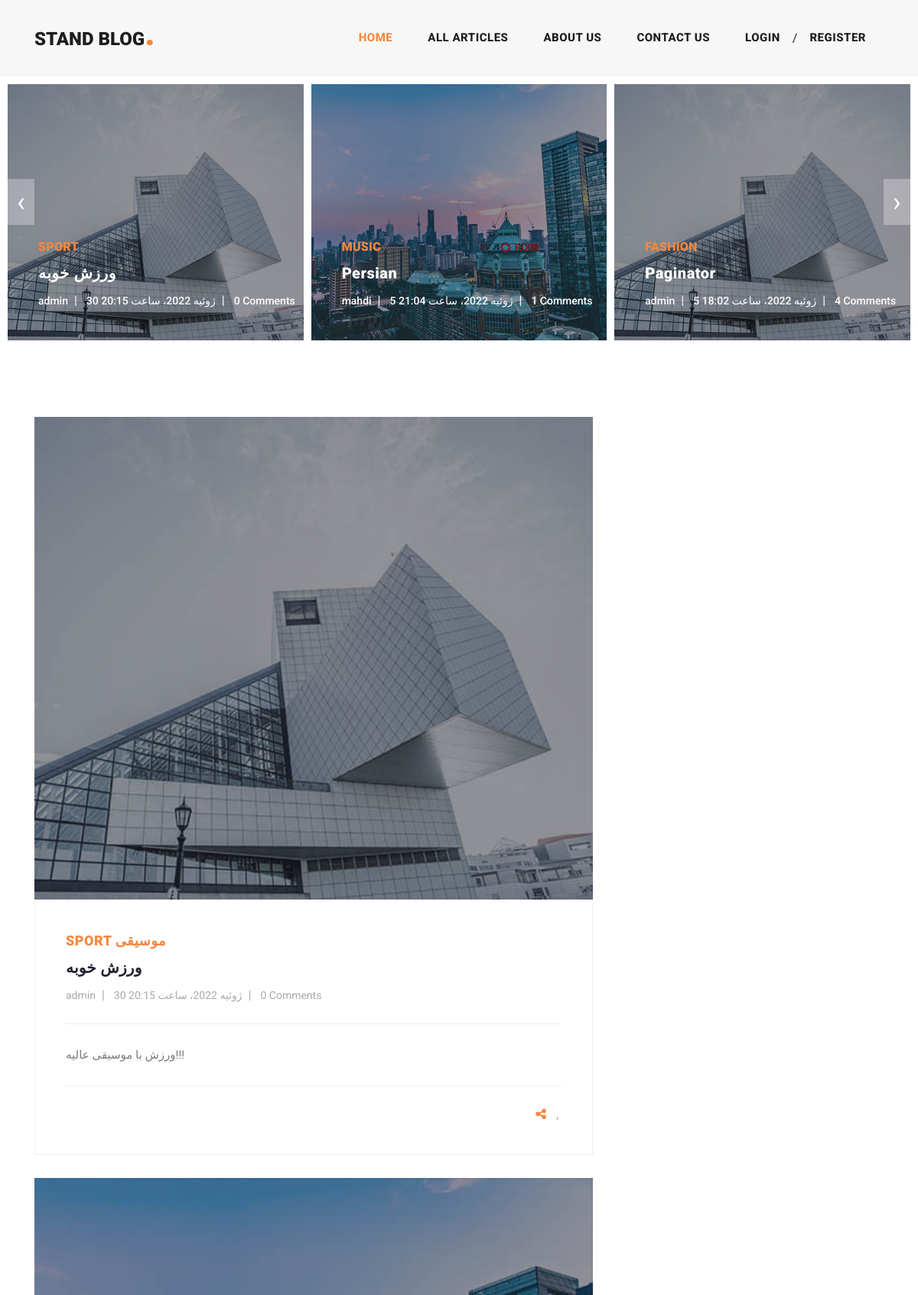
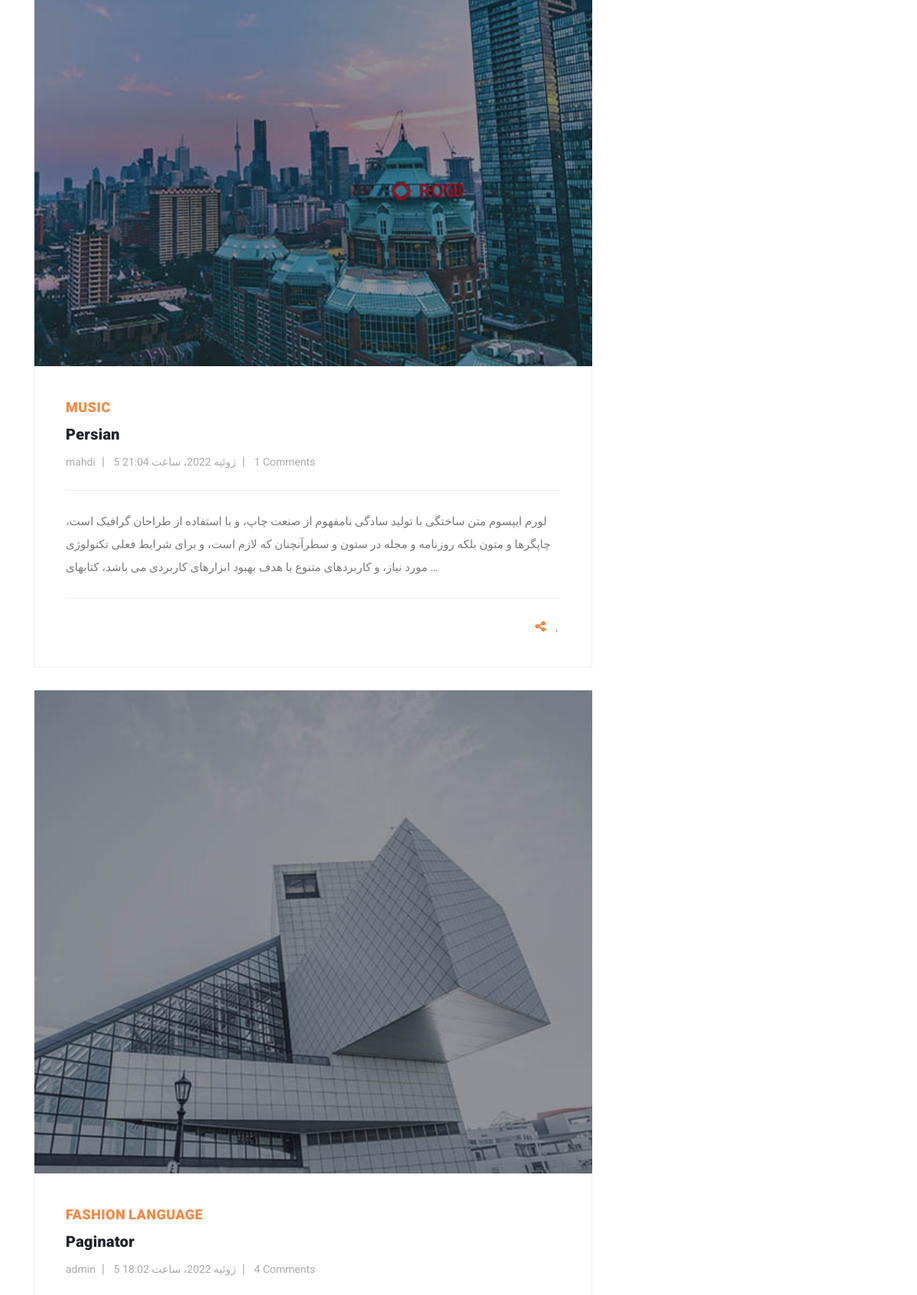
The page / (upper part) on the database its author committed (2 pictures, top to bottom).
### blog_app/models.py (models this page shows, shortened)
class Article(models.Model):
    Author = models.ForeignKey(User, on_delete=models.CASCADE, verbose_name='نویسنده')
    Category = models.ManyToManyField(Category, related_name="articles", verbose_name='دسته بندی')
    Title = models.CharField(max_length=70, unique=True, verbose_name='عنوان')
    Body = models.TextField(verbose_name='متن مقاله')
    Image = models.ImageField(upload_to="image/article", verbose_name='تصویر')
    Created = models.DateTimeField(auto_now_add=True)
    Updated = models.DateTimeField(auto_now=True)
    Release_Status = models.BooleanField(default=False, verbose_name='وضعیت انتشار')
    slug = models.SlugField(blank=True, unique=True, editable=False, allow_unicode=True)
    objects = ArticleManager()
    def get_absolute_url(self):
        return reverse('blog:article_detail',
                       kwargs={'slug': self.slug})
    class Meta:
        ordering = ('-Created',)
        verbose_name = ('مقاله')
        verbose_name_plural = ('مقالات')
    def body_object(self):
        return f"{self.Body[:15]}..."
    body_object.short_description = 'متن مقاله'

class Category(models.Model):
    name = models.CharField(max_length=100, unique=True, verbose_name='عنوان')
    created = models.DateTimeField(auto_now_add=True)
    slug = models.SlugField(blank=True, unique=True, editable=False, allow_unicode=True)
    def get_absolute_url(self):
        return reverse('blog:category_detail',
                       kwargs={'slug': self.slug})
    def __str__(self):
        return f"{self.name}"
    class Meta:
        verbose_name = ('دسته بندی')
        verbose_name_plural = ('دسته بندی ها')

### home_app/views.py (the view)
# urls.py: 2. Add a URL to urlpatterns:  path('', views.home, name='home')
def home(request):
    articles = Article.objects.filter(Release_Status=True)
    return render(request, "home_app/index.html", {'articles': articles})

### account/templatetags/filters.py (called while the page is built)
@register.filter
def counter(value):
    return value.count()

### context_processors/context_processors.py (called while the page is built)
def recent(request):
    footer = Footer.objects.all()
    recent = Article.objects.filter(Release_Status=True).order_by('-Created')[:3]
    return {'recent': recent, 'footer': footer}

def categories(request):
    categories = Category.objects.all()
    return {'categories': categories}

### home_app/templates/home_app/index.html (shortened to what this page needs)
{% extends 'base.html' %}
{% load static %}
{% load filters %}
{% load render_partial %}
{% load social_share %}
{% block content %}
    <div class="main-banner header-text">
        <div class="container-fluid">
            <div class="owl-banner owl-carousel">
                {% for article in articles %}
                    <div class="item">
                        <img src="{{ article.Image.url }}" alt="{{ article.Title }}">
                        <div class="item-content">
                            <div class="main-content">
                                <div class="meta-category">
                                    <span>{{ article.Category.first }}</span>
                                </div>
                                <a href="{{ article.get_absolute_url }}"><h4>{{ article.Title }}</h4></a>
                                <ul class="post-info">
                                    <li><a>{{ article.Author.username }}</a></li>
                                    <li><a>{{ article.Created }}</a></li>
                                    <li><a>{{ article.comments|counter }} Comments</a></li>
                                </ul>
                            </div>
                        </div>
                    </div>
                {% endfor %}
            </div>
        </div>
    </div>
    <section class="blog-posts">
        <div class="container">
            <div class="row">
                <div class="col-lg-8">
                    <div class="all-blog-posts">
                        <div class="row">
                            {% for article in recent %}
                                <div class="col-lg-12">
                                    <div class="blog-post">
                                        <div class="blog-thumb">
                                            <img src="{{ article.Image.url }}" alt="">
                                        </div>
                                        <div class="down-content">
                                            {% for item in article.Category.all %}
                                                <a href="{{ item.get_absolute_url }}"><span>{{ item }}</span></a>
                                            {% endfor %}                                            <a
                                                href="{{ article.get_absolute_url }}"><h4>{{ article.Title }}</h4></a>
                                            <ul class="post-info">
                                                <li><a>{{ article.Author }}</a></li>
                                                <li><a>{{ article.Created }}</a></li>
                                                <li><a>{{ article.comments|counter }} Comments</a></li>
                                            </ul>
                                            <p> {{ article.Body|truncatewords:50 }}</p>
                                            <div class="post-options">
                                                <div class="row">
                                                    <div class="col-6">
                                                    </div>
                                                    <div class="col-6">
                                                        <ul class="post-share">
                                                            <li><i class="fa fa-share-alt"></i></li>
                                                            <li>,</li>
                                                        </ul>
                                                    </div>
                                                </div>
                                            </div>
                                        </div>
                                    </div>
                                </div>
                            {% endfor %}
                        </div>
                    </div>
                </div>
            </div>
        </div>
    </section>
{% endblock %}

### assets/css/templatemo-stand-blog.css (style rules this page uses)
body { font-family: 'Roboto', sans-serif; overflow-x: hidden; text-rendering: optimizeLegibility; -webkit-font-smoothing: antialiased; -moz-osx-font-smoothing: grayscale; }
p { margin-bottom: 0px; font-size: 15px; font-weight: 400; color: #7a7a7a; line-height: 30px; }
a { text-decoration: none !important; }
ul { padding: 0; margin: 0; list-style: none; }
h1, h2, h3, h4, h5, h6 { margin: 0px; }
.main-banner .container-fluid { padding: 0px 10px; margin-bottom: -24px; }
.owl-banner { padding-top: 110px; }
.owl-banner .item { position: relative; }
.owl-banner .item .item-content { position: absolute; bottom: 40px; left: 40px; }
.owl-banner .item .item-content .meta-category span { color: #f48840; font-size: 18px; text-transform: uppercase; font-weight: 900; letter-spacing: 0.25px; }
.owl-banner .item .item-content h4 { font-size: 24px; font-weight: 900; color: #fff; letter-spacing: 0.5px; text-transform: capitalize; margin: 10px 0px 12px 0px; }
.owl-banner .item .item-content ul li { display: inline-block; margin-right: 8px; }
.owl-banner .item .item-content ul li:after { content: '|'; color: #fff; margin-left: 8px; }
.owl-banner .item .item-content ul li:last-child::after { display: none; }
.owl-banner .item .item-content ul li a { font-size: 14px; color: #fff; font-weight: 500; transition: all .3s; }
.blog-posts { margin-top: 100px; }
.blog-posts .blog-post { margin-bottom: 30px; }
.blog-posts .blog-thumb img { width: 100%; overflow: hidden; }
.blog-posts .down-content { padding: 40px; border-right: 1px solid #eee; border-left: 1px solid #eee; border-bottom: 1px solid #eee; }
.blog-posts .down-content span { font-size: 18px; text-transform: uppercase; letter-spacing: 0.5px; font-weight: 900; color: #f48840; }
.blog-posts .down-content h4 { font-size: 24px; text-transform: capitalize; letter-spacing: 0.5px; font-weight: 900; color: #20232e; margin: 10px 0px 12px 0px; }
.blog-posts .down-content ul.post-info li { display: inline-block; margin-right: 8px; }
.blog-posts .down-content ul.post-info li:after { content: '|'; color: #aaa; margin-left: 8px; }
.blog-posts .down-content h4 { font-size: 20px; letter-spacing: 0.25px; }
.blog-posts .down-content ul.post-info li:last-child::after { display: none; }
.blog-posts .down-content ul.post-info li a { font-size: 14px; color: #aaa; font-weight: 400; transition: all .3s; }
.blog-posts .down-content p { padding: 25px 0px; margin: 25px 0px; border-top: 1px solid #eee; border-bottom: 1px solid #eee; }
.blog-posts .down-content ul.post-share { text-align: right; }
.blog-posts .down-content ul.post-tags li, .blog-posts .down-content ul.post-share li { display: inline-block; }
.blog-posts .down-content ul.post-tags li:first-child i, .blog-posts .down-content ul.post-share li:first-child i { color: #f48840; margin-right: 5px; }
.blog-posts .down-content ul.post-tags li, .blog-posts .down-content ul.post-share li { color: #aaa; }
@media (max-width: 1250px) { .owl-banner .item .item-content .meta-category span { font-size: 16px; } }
@media (max-width: 1250px) { .owl-banner .item .item-content h4 { font-size: 20px; } }

### rows shown on the page
Article: Image (picture), Category.first "SPORT", Title "ورزش خوبه", Author.username "admin", Created "30 ژوئیه 2022، ساعت 20:15", comments|counter "0", Author "admin", Body "ورزش با موسیقی عالیه!!!"
Article: Image (picture), Category.first "MUSIC", Title "Persian", Author.username "mahdi", Created "5 ژوئیه 2022، ساعت 21:04", comments|counter "1", Author "mahdi", Body "لورم ایپسوم متن ساختگی با تولید سادگی نامفهوم از صنعت چاپ، و با استفاده از طراحان گرافیک است، چاپگرها و متون بلکه روزنامه و مجله در ستون و سطرآنچنان که لازم است، و برای شرایط فعلی تکنولوژی مورد نیاز، و کاربردهای متنوع با هدف بهبود ابزارهای کاربردی می باشد، کتابهای …"
Article: Image (picture), Category.first "FASHION", Title "Paginator", Author.username "admin", Created "5 ژوئیه 2022، ساعت 18:02", comments|counter "4", Author "admin"
Category: name "SPORT"
Category: name "موسیقی"
Category: name "MUSIC"
Category: name "FASHION"
Category: name "LANGUAGE"
